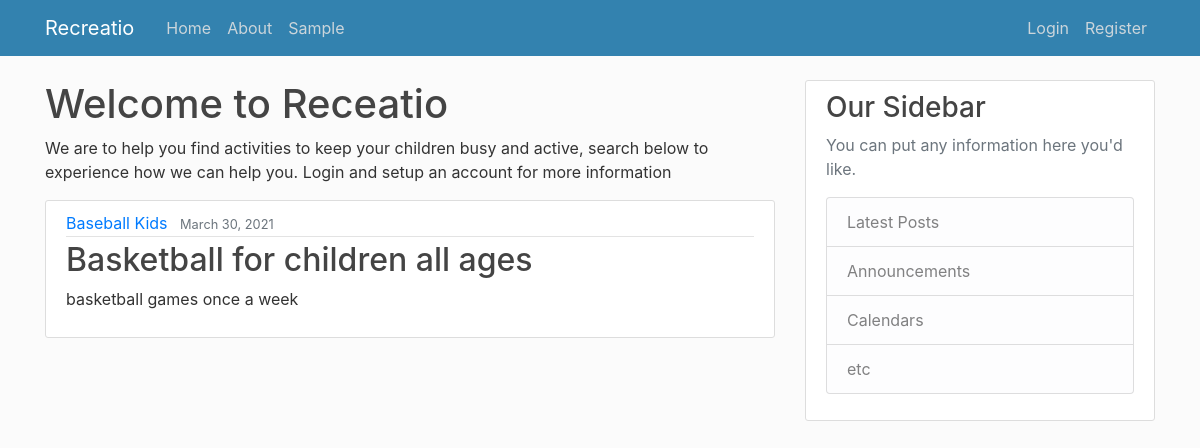
The app's page /, older data.
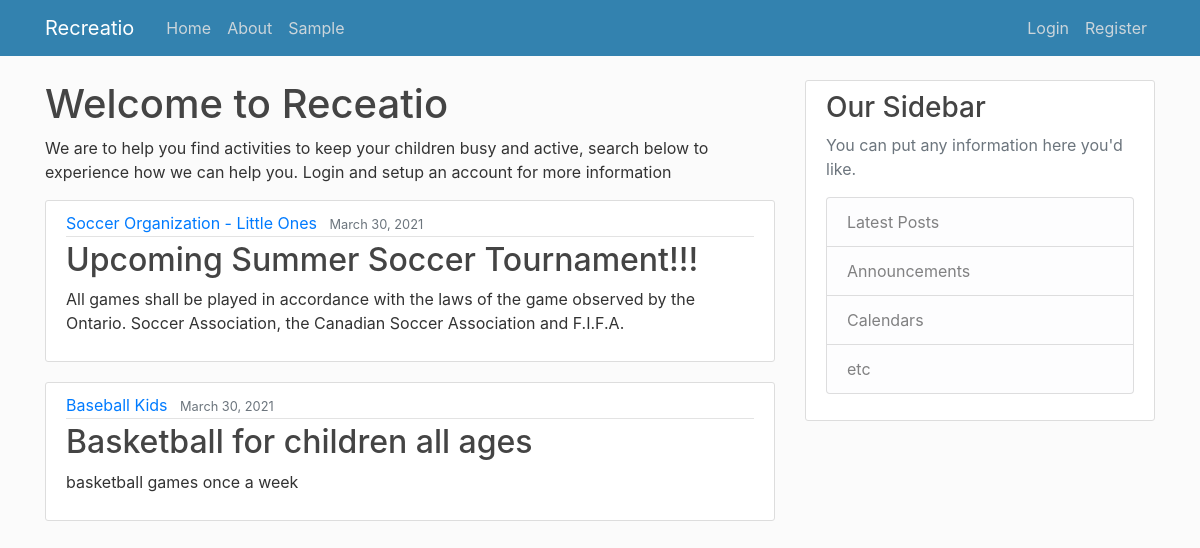
The same page, newer data.
### users/models.py (models this page shows, shortened)
class Activities(models.Model):
    start_date = models.DateField(verbose_name="Start Date (YYYY-MM-DD)")
    end_date = models.DateField(verbose_name="End Date (YYYY-MM-DD)")
    age_group_young = models.IntegerField(default = 0, verbose_name="Youngest Age") #flag year of birth
    age_group_old = models.IntegerField(default = 20, verbose_name="Oldest Age") #flag year of birth
    reg_start = models.DateTimeField(default = datetime.datetime.now(tz=timezone.utc), verbose_name="Registration Start Time")  #set up when registration is open
    reg_end = models.DateTimeField(default = datetime.datetime.now(tz=timezone.utc), verbose_name="Registration End Time")    #set up when registration is closed
    max_size = models.IntegerField(default = 0, verbose_name="Registration Maximum")    #set up the size of a class
    description = models.CharField(max_length=300)
    organization = models.ForeignKey(Organization, on_delete=models.CASCADE)
    title = models.CharField(max_length = 100)
    date_posted = models.DateTimeField(default=timezone.now)
    author = models.ForeignKey(User, on_delete=models.CASCADE)

class Organization(models.Model):
    name = models.CharField(max_length=50)
    city = models.CharField(max_length=40)
    leaders = models.ManyToManyField(Profile)

### users/views.py (the view)
# urls.py: path('', ActivityListView.as_view(), name='web-home'),
class ActivityListView(ListView):
    model = Activities
    template_name = 'web/home.html'
    context_object_name = 'activities'
    ordering = ['-date_posted'] #orders posts from newest to oldest

### web/templates/web/home.html
{% extends "web/base.html" %}
{% block content %}
  <body>
    <h1>Welcome to Receatio </h1>
    <p>We are to help you find activities to keep your children busy and active, search below to experience how we can help you.
      Login and setup an account for more information</p>
    {% for activity in activities %}
      <article class="media content-section">
        <div class="media-body">
          <div class="article-metadata">
            <a class="mr-2" href="#">{{ activity.organization.name }}</a>
            <small class="text-muted">{{ activity.date_posted|date:"F d, Y"}}</small>
          </div>
          <h2><a class="article-title" href="{% url 'activity-detail' activity.id %}">{{ activity.title }}</a></h2>
          <p class="article-content">{{ activity.description }}</p>
        </div>
      </article>
    {% endfor %}
    </body>
{% endblock content %}

### web/templates/web/base.html (shortened to what this page needs)
{% load static %}
<!DOCTYPE html>
<html>
<head>
    <link rel="stylesheet" href="https://maxcdn.bootstrapcdn.com/bootstrap/4.0.0/css/bootstrap.min.css">
    <link rel="stylesheet" type="text/css" href="{% static 'web/main.css' %}">
</head>
<body>
    <header class="site-header">
      <nav class="navbar navbar-expand-md navbar-dark bg-steel fixed-top">
        <div class="container">
          <a class="navbar-brand mr-4" href="{% url 'web-home' %}">Recreatio</a>
          <div class="collapse navbar-collapse" id="navbarToggle">
            <div class="navbar-nav mr-auto">
              <a class="nav-item nav-link" href="{% url 'web-home' %}">Home</a>
              <a class="nav-item nav-link" href="{% url 'web-about' %}">About</a>
              <a class="nav-item nav-link" href="{% url 'sample_search' %}">Sample</a>
            </div>
            <div class="navbar-nav">
              {% if user.is_authenticated%}
              <a class="nav-item nav-link" href="{% url 'activity-create' %}">New Activity</a>
              <a class="nav-item nav-link" href="{% url 'profile' %}">Profile</a>
              <a class="nav-item nav-link" href="{% url 'my_organizations' %}">Organizations</a>
              <a class="nav-item nav-link" href="{% url 'logout' %}">Logout</a>
              {% else %}
              <a class="nav-item nav-link" href="{% url 'login' %}">Login</a>
              <a class="nav-item nav-link" href="{% url 'register' %}">Register</a>
              {% endif %}
            </div>
          </div>
        </div>
      </nav>
    </header>
    <main role="main" class="container">
      <div class="row">
        <div class="col-md-8">
          {% block content %}{% endblock %}
        </div>
        <div class="col-md-4">
          <div class="content-section">
            <h3>Our Sidebar</h3>
            <p class='text-muted'>You can put any information here you'd like.
              <ul class="list-group">
                <li class="list-group-item list-group-item-light">Latest Posts</li>
                <li class="list-group-item list-group-item-light">Announcements</li>
                <li class="list-group-item list-group-item-light">Calendars</li>
                <li class="list-group-item list-group-item-light">etc</li>
              </ul>
            </p>
          </div>
        </div>
      </div>
    </main>
</body>
</html>

### web/static/web/main.css (style rules this page uses)
body { background: #fafafac0; color: #333333; margin-top: 5rem; }
h1, h2, h3, h4, h5, h6 { color: #444444; }
ul { margin: 0; }
.bg-steel { background-color: #3382af; }
.site-header .navbar-nav .nav-link { color: #cbd5db; }
.content-section { background: #ffffff; padding: 10px 20px; border: 1px solid #dddddd; border-radius: 3px; margin-bottom: 20px; }
.article-title { color: #444444; }
.article-content { white-space: pre-line; }
.article-metadata { padding-bottom: 1px; margin-bottom: 4px; border-bottom: 1px solid #e3e3e3 }

Row changes from the older to the newer data that the page shows:
added Activities: organization.name "Soccer Organization - Little Ones", date_posted "March 30, 2021", title "Upcoming Summer Soccer Tournament!!!", description "All games shall be played in accordance with the laws of the game observed by the Ontario. Soccer Association, the Canadian Soccer Association and F.I.F.A."
